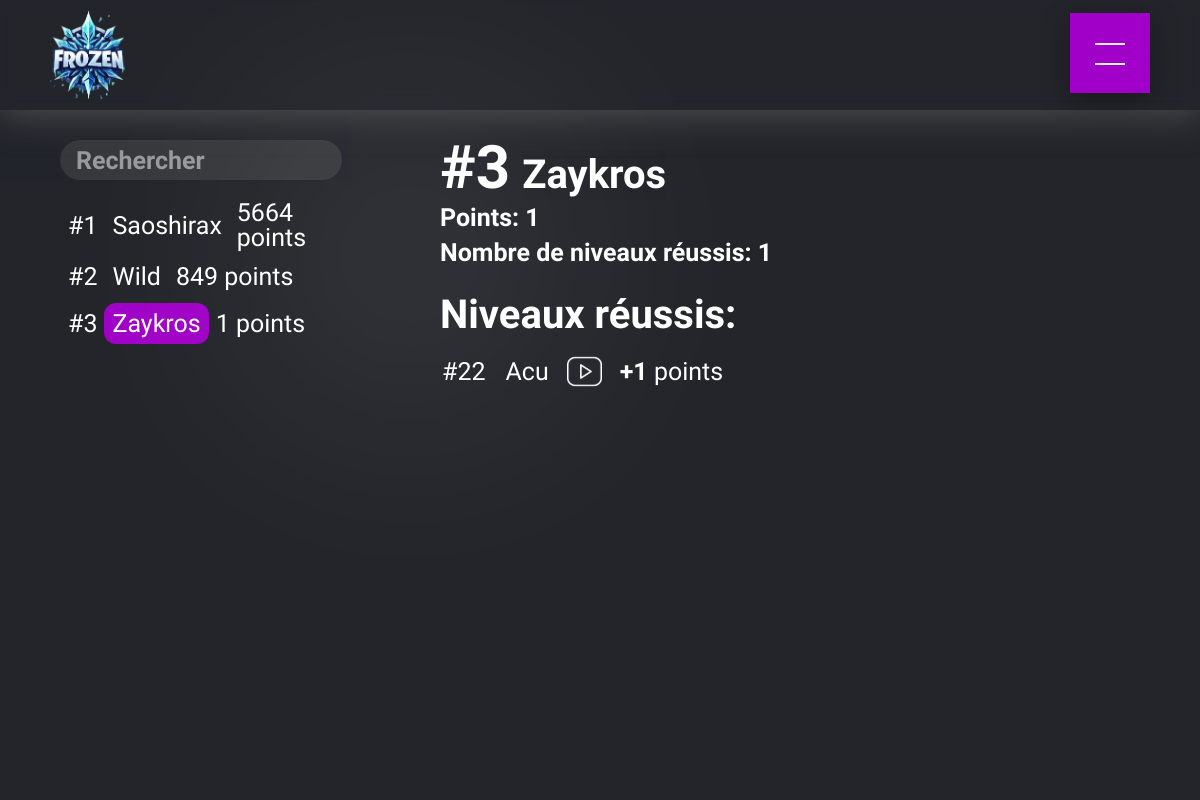
Screenshot of /classement/Zaykros with the database file from the repository.
### tables this page shows
CREATE TABLE Joueur (
        id INTEGER PRIMARY KEY AUTOINCREMENT,
        nom TEXT NOT NULL UNIQUE,
        points INTEGER DEFAULT 0
    );

CREATE TABLE ReussiteNiveau (
        joueur_id INTEGER,
        niveau_id INTEGER,
        video_url TEXT,
        createurs TEXT,
        FOREIGN KEY (joueur_id) REFERENCES Joueur(id),
        FOREIGN KEY (niveau_id) REFERENCES Niveau(id),
        PRIMARY KEY (joueur_id, niveau_id)
    );

CREATE TABLE Niveau (
        id INTEGER PRIMARY KEY AUTOINCREMENT,
        nom TEXT NOT NULL UNIQUE,
        createurs TEXT NOT NULL,
        verifier TEXT,
        publisher TEXT,
        id_niveau INTEGER UNIQUE,
        points INTEGER NOT NULL,
        classement INTEGER,
        victoires INTEGER DEFAULT 0,
        mot_de_passe TEXT,
        video_url TEXT,
        image_url TEXT,
        duree INTEGER,
        duree_globale TEXT
    );

### app.py (the view)
@app.route('/classement/<string:nom>')
def joueur(nom):
    active_page = 'classement'
    connection = sqlite3.connect('DataBase.db')
    cursor = connection.cursor()
    cursor.execute('SELECT nom FROM Joueur WHERE nom = ?', (nom,))
    joueur = cursor.fetchone()
    if joueur is None:
        connection.close()
        return redirect(url_for('error404'))
    cursor.execute('SELECT id, nom, points FROM Joueur WHERE nom = ?', (nom,))
    joueur = cursor.fetchone()
    if joueur is None:
        return redirect(url_for('classement'))
    joueur_id = joueur[0]
    cursor.execute('SELECT nom FROM Joueur ORDER BY points DESC')
    joueurs = cursor.fetchall()
    joueur_classement = next((index + 1 for index, joueur_item in enumerate(joueurs) if joueur_item[0] == nom), None)
    cursor.execute('''
        SELECT Niveau.nom, Niveau.points, ReussiteNiveau.video_url, Niveau.classement
        FROM ReussiteNiveau
        JOIN Niveau ON ReussiteNiveau.niveau_id = Niveau.id
        WHERE ReussiteNiveau.joueur_id = ?
        ORDER BY Niveau.classement DESC
    ''', (joueur_id,))
    reussites = cursor.fetchall()
    cursor.execute('SELECT id, nom, points FROM Joueur ORDER BY points DESC')
    joueurs = cursor.fetchall()
    reussites_count = len(reussites)
    connection.close()
    return render_template('classement_joueur.html', joueur=joueur, reussites=reussites, joueurs=joueurs, selected_joueur=nom, joueur_classement=joueur_classement, reussites_count=reussites_count, active_page=active_page)

### templates/classement_joueur.html (shortened to what this page needs)
{% extends 'layout.html' %}
{% block styles %}
<link href="../static/classement/classement.css" rel="stylesheet">
<link href="../static/classement/res_classement_joueur.css" rel="stylesheet">
{% endblock %}
{% block content %}
<div class="page-content">
    <div class="wrapper">
        <div class="home-left hide">
            <div class="searchinput-container">
                <div class="inputbackground">
                    <input class="searchInput" type="text" id="searchInput" onkeyup="filterLevels()" placeholder="Rechercher" autocomplete="off" spellcheck="false">
                </div>
            </div>
            <div class="home-left-container">
                <ul id="levelsList">
                    {% for joueur_item in joueurs %}
                        <div class="classement_nom_du_joueur">
                            <p class="classement_nom_du_joueur_position">#{{ loop.index }}</p>
                            <a class="home-right-container-wrapper {% if joueur_item[1] == selected_joueur %}selected{% endif %}" href="{{ url_for('joueur', nom=joueur_item[1]) }}" onclick="setSelectedLevel('{{ joueur_item[1] }}')">
                                <span class="classement_nom_du_joueur_nom">{{ joueur_item[1] }}</span>
                            </a>
                            <p class="home-right-container-paragraph">{{ joueur_item[2] }} points</p>
                        </div>
                    {% endfor %}
                </ul>
            </div>
        </div>
        <div class="home-right">
            <div class="home-right-container">
                <div class="home-right-wrapper">
                    <div class="home-right-wrapper-classement-joueur">
                        <p><span id="bold">#{{ joueur_classement }}</span></p>
                        <h1 class="title"><span id="bold">{{ joueur[1] }}</span></h1>
                    </div>
                    <p class="home-right-points-joueurs">Points: <span id="bold">{{ joueur[2] }}</span></p>
                    <p class="home-right-points-joueurs">Nombre de niveaux réussis: <spanid="bold">{{ reussites_count }}</span></p>
                    <h2 class="h2">Niveaux réussis:</h2>
                    <div class="reussites">
                        <ul>
                            {% for reussite in reussites|reverse %}
                                <li class="reussite-classement">
                                    <div>
                                        <p>#{{ reussite[3] }}</p>
                                    </div>
                                </li>
                            {% endfor %}
                        </ul>
                        <ul>
                            {% for reussite in reussites|reverse %}
                                <li class="reussite2">
                                    <div>
                                        <a href="{{ url_for('niveau', nom_niveau=reussite[0]) }}" onclick="setSelectedLevel('{{ reussite[0] }}')">
                                            <p>{{ reussite[0] }}</p>
                                        </a>
                                    </div>
                                </li>
                            {% endfor %}
                        </ul>
                        <ul class="logoyt-container">
                            {% for reussite in reussites|reverse %}
                                <li class="logo-yt">
                                    <a class="victoires-joueur-vid-link" target="_blank" href="{{ reussite[2] }}">
                                        <img class="logoyt" src="{{ url_for('static', filename='pictures/logo_youtube.svg') }}" alt="YouTube Video">
                                    </a>
                                </li>
                            {% endfor %}
                        </ul>
                        <ul>
                            {% for reussite in reussites|reverse %}
                                <li class="reussite">
                                    <div>
                                        <p><span id="bold">+{{ reussite[1] }}</span> points</p>
                                    </div>
                                </li>
                            {% endfor %}
                        </ul>
                    </div>
                </div>
            </div>
        </div>
    </div>
</div>
{% endblock %}

### static/classement/res_classement_joueur.css (style rules this page uses)
.victoires-joueur-vid-link { cursor: pointer; transition: all 300ms ease-in-out; border-radius: 8px; }
.victoires-joueur-vid-link .logoyt { transition: all 300ms ease-in-out; width: 35px; height: auto; }
.logo-yt { margin-bottom: 10px; }
.reussite { padding: 4px; }
.reussite2 p { border-radius: 8px; padding: 4px; color: white; }
.home-left, .home-right { scrollbar-width: thin; scrollbar-color: #5c5c5c #aaaaaa; }
.reussite-classement div { margin-left: 2px; margin-right: 2px; align-items: center; display: flex; }

### static/layout/layout.css (style rules this page uses)
body { scrollbar-width: thin; scrollbar-color: #5c5c5c #aaaaaa; }

### rows the page displays
Joueur: nom "Saoshirax", points "5664"
Joueur: nom "Wild", points "849"
Joueur: nom "Zaykros", points "1"
ReussiteNiveau: classement "22", nom "Acu", points "1"

### other values shown
{{ joueur_classement }} "3"
{{ reussites_count }} "1"
